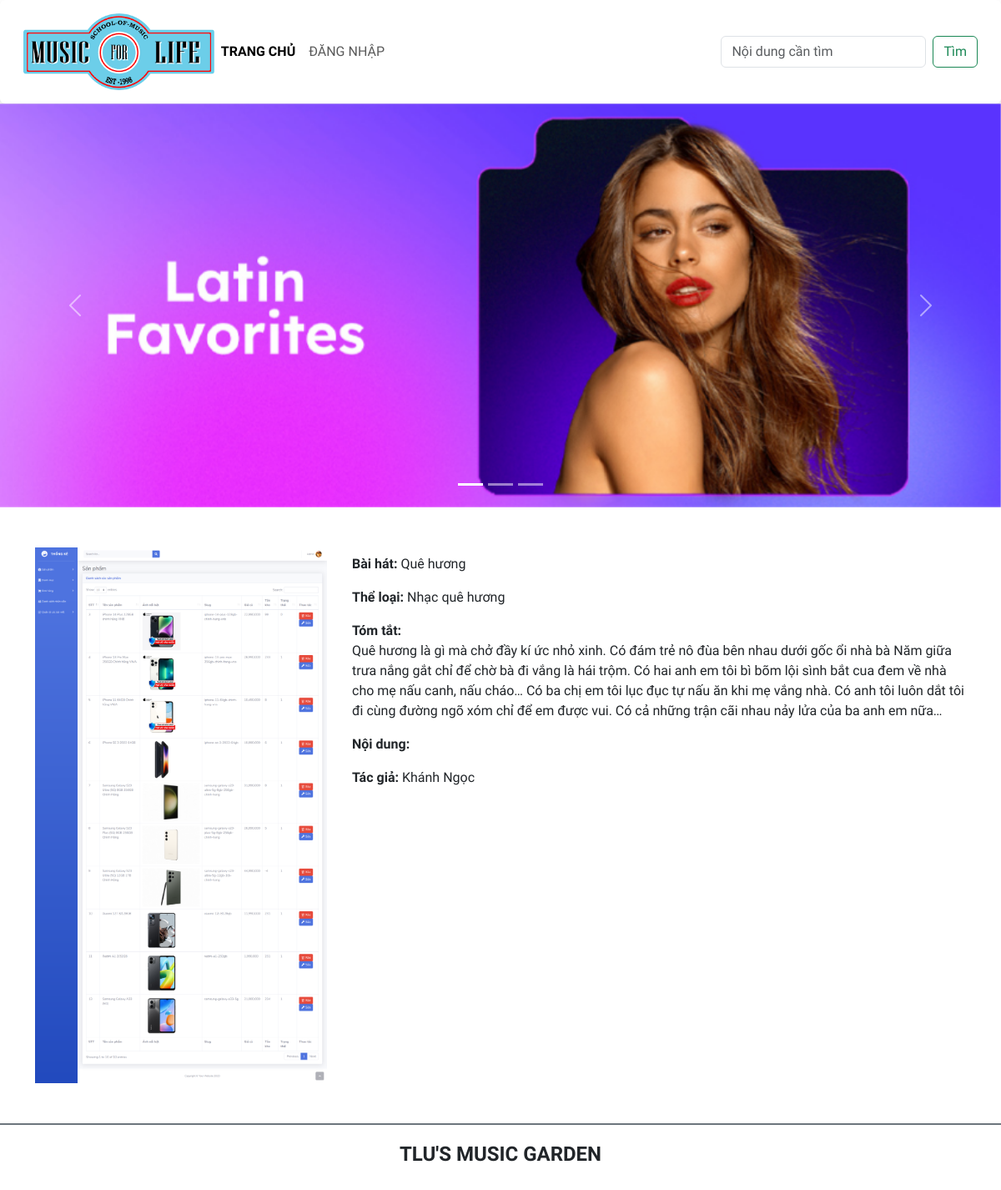
The page /?controller=home&action=get&id=4 on the database its author committed.
### tables this page shows
CREATE TABLE `baiviet` (
  `ma_bviet` int UNSIGNED NOT NULL,
  `tieude` varchar(200) NOT NULL,
  `ten_bhat` varchar(100) NOT NULL,
  `ma_tloai` int UNSIGNED NOT NULL,
  `tomtat` text NOT NULL,
  `noidung` text,
  `ma_tgia` int UNSIGNED NOT NULL,
  `ngayviet` date NOT NULL,
  `hinhanh` varchar(200) DEFAULT NULL
);

CREATE TABLE `theloai` (
  `ma_tloai` int UNSIGNED NOT NULL,
  `ten_tloai` varchar(50) NOT NULL,
  `SLBaiViet` int DEFAULT NULL
);

CREATE TABLE `tacgia` (
  `ma_tgia` int UNSIGNED NOT NULL,
  `ten_tgia` varchar(100) NOT NULL,
  `hinh_tgia` varchar(100) DEFAULT NULL
);

### controllers/HomeController.php (called while the page is built, shortened)
<?php
    include_once("services/ArticleService.php");
    include_once("services/AuthorService.php");
    include_once "services/CategoryService.php";
class HomeController {
    public function get()
    {
        $id = $_GET["id"];
        $articles = new ArticleService();
        $article = $articles->getDetail($id);
        $authors = new AuthorService();
        $author = $authors->getDetail($article[0]->get_ma_tgia());
        $categories = new CategoryService();
        $category = $categories->getDetail($article[0]->get_ma_tloai());
        include "views/home/detail.php";
    }
}
?>

### index.php (called while the page is built, shortened)
<?php
$action     = isset($_GET['action'])?       $_GET['action']:'index';
$myObj = new $controller();
$myObj->$action();

### services/ArticleService.php (called while the page is built, shortened)
<?php
include("models/Article.php");
class ArticleService{
    public function getDetail($id)
    {
        $dbConn = new DBConnection();
        $conn = $dbConn->getConnection();
        $sql = "SELECT * FROM baiviet WHERE ma_bviet = {$id}";
        $stmt = $conn->query($sql);
        $articles = [];
        while($row = $stmt->fetch()){
            $article = new BaiViet($row["ma_bviet"], $row["tieude"], $row["ten_bhat"], $row["ma_tloai"], $row["tomtat"], $row["noidung"], $row["ma_tgia"], $row["ngayviet"], $row["hinhanh"]);
            array_push($articles,$article);
        }
        return $articles;
    }
}
?>

### models/Article.php (called while the page is built, shortened)
<?php
class BaiViet{
    private $ten_bhat;
    private $tomtat;
    private $hinhanh;
    public function __construct($ma_bviet, $tieude, $ten_bhat, $ma_tloai, $tomtat, $noidung, $ma_tgia, $ngayviet, $hinhanh)
    {
        $this->ten_bhat = $ten_bhat;
        $this->tomtat = $tomtat;
        $this->hinhanh = $hinhanh;
    }
        public function get_ten_bhat() {
            return $this->ten_bhat;
        }
        public function get_tomtat() {
            return $this->tomtat;
        }
        public function get_hinhanh() {
            return $this->hinhanh;
        }
}
?>

### services/CategoryService.php (called while the page is built, shortened)
<?php
include "models/Category.php";
class CategoryService {
    public function getDetail($id)
    {
        $dbConn = new DBConnection();
        $conn = $dbConn->getConnection();
        $sql = "SELECT * FROM theloai WHERE ma_tloai = {$id}";
        $stmt = $conn->query($sql);
        $categories = [];
        while($row = $stmt->fetch()){
            $category = new TheLoai($row["ma_tloai"], $row["ten_tloai"]);
            array_push($categories, $category);
        }
        $category = $categories[0];
        return $category;
    }
}
?>

### models/Category.php (called while the page is built, shortened)
<?php
class TheLoai {
    private $ten_tloai;
    public function __construct($ma_tloai, $ten_tloai)
    {
        $this->ten_tloai = $ten_tloai;
    }
    public function get_ten_tloai() {
        return $this->ten_tloai;
    }
}
?>

### services/AuthorService.php (called while the page is built, shortened)
<?php
include "models/Author.php";
class AuthorService
{
    public function getDetail($id)
    {
        $dbConn = new DBConnection();
        $conn = $dbConn->getConnection();
        $sql = "SELECT * FROM tacgia WHERE ma_tgia = {$id}";
        $stmt = $conn->query($sql);
        $authors = [];
        while ($row = $stmt->fetch()) {
            $author = new Tacgia($row["ma_tgia"], $row["ten_tgia"], $row["hinh_tgia"]);
            array_push($authors, $author);
        }
        $author = $authors[0];
        return $author;
    }
}
?>

### models/Author.php (called while the page is built, shortened)
<?php
    class Tacgia {
        private $ten_tgia;
        public function __construct($ma_tgia, $ten_tgia, $hinh_tgia)
        {
            $this->ten_tgia = $ten_tgia;
        }
        public function get_ten_tgia() {
            return $this->ten_tgia;
        }
    }
?>

### views/home/detail.php (the view, shortened to what this page needs)
<!DOCTYPE html>
<html lang="en">
<head>
    <link href="https://cdn.jsdelivr.net/npm/bootstrap@5.3.0-alpha1/dist/css/bootstrap.min.css" rel="stylesheet">
    <link rel="stylesheet" href="../../../btth02v2/assets/css/style.css">
</head>
<body>
    <?php
        include "./views/layout/header.php";
    ?>
    <main class="container mt-5">
                <div class="row mb-5">
                    <div class="col-sm-4">
                        <img src="<?php echo $article[0]->get_hinhanh() ?>"  height="350" width="350" class="img-fluid" alt="...">
                    </div>
                    <div class="col-sm-8">
                        <p class="card-text"><span class=" fw-bold">Bài hát: </span><?php echo $article[0]->get_ten_bhat()  ?></p>
                        <p class="card-text"><span class=" fw-bold">Thể loại: </span><?php echo $category->get_ten_tloai()  ?></p>
                        <p class="card-text"><span class=" fw-bold">Tóm tắt: <br> </span><?php echo $article[0]->get_tomtat() ?></p>
                        <p class="card-text"><span class=" fw-bold">Nội dung: </span><?php echo $article[0]->get_noidung()  ?></p>
                        <p class="card-text"><span class=" fw-bold">Tác giả: </span><?php echo $author->get_ten_tgia() ?></p>
                    </div>
        </div>
    </main>
        <?php include "./views/layout/footer.php";
?>
</body>
</html>

### views/layout/header.php (shortened to what this page needs)
<header>
    <nav class="navbar navbar-expand-lg bg-body-tertiary shadow p-3 bg-white rounded">
        <div class="container-fluid">
            <div class="my-logo">
                <a class="navbar-brand" href="#">
                    <img src="../../../btth02v2/assets/images/logo2.png" alt="" class="img-fluid">
                </a>
            </div>
            <div class="collapse navbar-collapse" id="navbarSupportedContent">
            <ul class="navbar-nav me-auto mb-2 mb-lg-0">
                <li class="nav-item">
                    <a class="nav-link active" aria-current="page" href="./">Trang chủ</a>
                </li>
                <li class="nav-item">
                    <?php
                        if (!isset($_SESSION["isLogin"])) {
                            ?>
                                <a class="nav-link" aria-current="page" href="?controller=home&action=login">Đăng nhập</a>
                            <?php
                        } else {
                    ?>
                            <a class="nav-link" aria-current="page" href="?controller=home&action=logout">Đăng xuất</a>
                    <?php
                        }
                    ?>
                </li>
            </ul>
            <form class="d-flex" role="search">
                <input class="form-control me-2" type="search" placeholder="Nội dung cần tìm" aria-label="Search">
                <button class="btn btn-outline-success" type="submit">Tìm</button>
            </form>
            </div>
        </div>
    </nav>
    <div id="carouselExampleIndicators" class="carousel slide">
        <div class="carousel-indicators">
            <button type="button" data-bs-target="#carouselExampleIndicators" data-bs-slide-to="0" class="active" aria-current="true" aria-label="Slide 1"></button>
            <button type="button" data-bs-target="#carouselExampleIndicators" data-bs-slide-to="1" aria-label="Slide 2"></button>
            <button type="button" data-bs-target="#carouselExampleIndicators" data-bs-slide-to="2" aria-label="Slide 3"></button>
        </div>
        <div class="carousel-inner">
            <div class="carousel-item active">
            <img src="../../../btth02v2/assets/images/slideshow/slide01.jpg" class="d-block w-100" alt="...">
            </div>
        </div>
        <button class="carousel-control-prev" type="button" data-bs-target="#carouselExampleIndicators" data-bs-slide="prev">
            <span class="carousel-control-prev-icon" aria-hidden="true"></span>
        </button>
        <button class="carousel-control-next" type="button" data-bs-target="#carouselExampleIndicators" data-bs-slide="next">
            <span class="carousel-control-next-icon" aria-hidden="true"></span>
        </button>
        </div>
</header>

### views/layout/footer.php
<footer class="bg-white d-flex justify-content-center align-items-center border-top border-secondary  border-2" style="height:80px">
    <h4 class="text-center text-uppercase fw-bold">TLU's music garden</h4>
</footer>

### assets/css/style.css (style rules this page uses)
body { font-family: 'Numans', sans-serif !important; }
.bg-body-tertiary { background-color:#fff !important; }
.my-logo { max-width: 20%; }
.nav-link { text-transform: uppercase; }
.active { font-weight: bold; }

### rows shown on the page
baiviet: hinhanh (picture), ten_bhat "Quê hương", tomtat "Quê hương là gì mà chở đầy kí ức nhỏ xinh. Có đám trẻ nô đùa bên nhau dưới gốc ổi nhà bà Năm giữa trưa nắng gắt chỉ để chờ bà đi vắng là hái trộm. Có hai anh em tôi bì bõm lội sình bắt cua đem về nhà cho mẹ nấu canh, nấu cháo… Có ba chị em tôi lục đục tự nấu ăn khi mẹ vắng nhà. Có anh tôi luôn dắt tôi đi cùng đường ngõ xóm chỉ để em được vui. Có cả những trận cãi nhau nảy lửa của ba anh em nữa…"
theloai: ten_tloai "Nhạc quê hương"
tacgia: ten_tgia "Khánh Ngọc"
